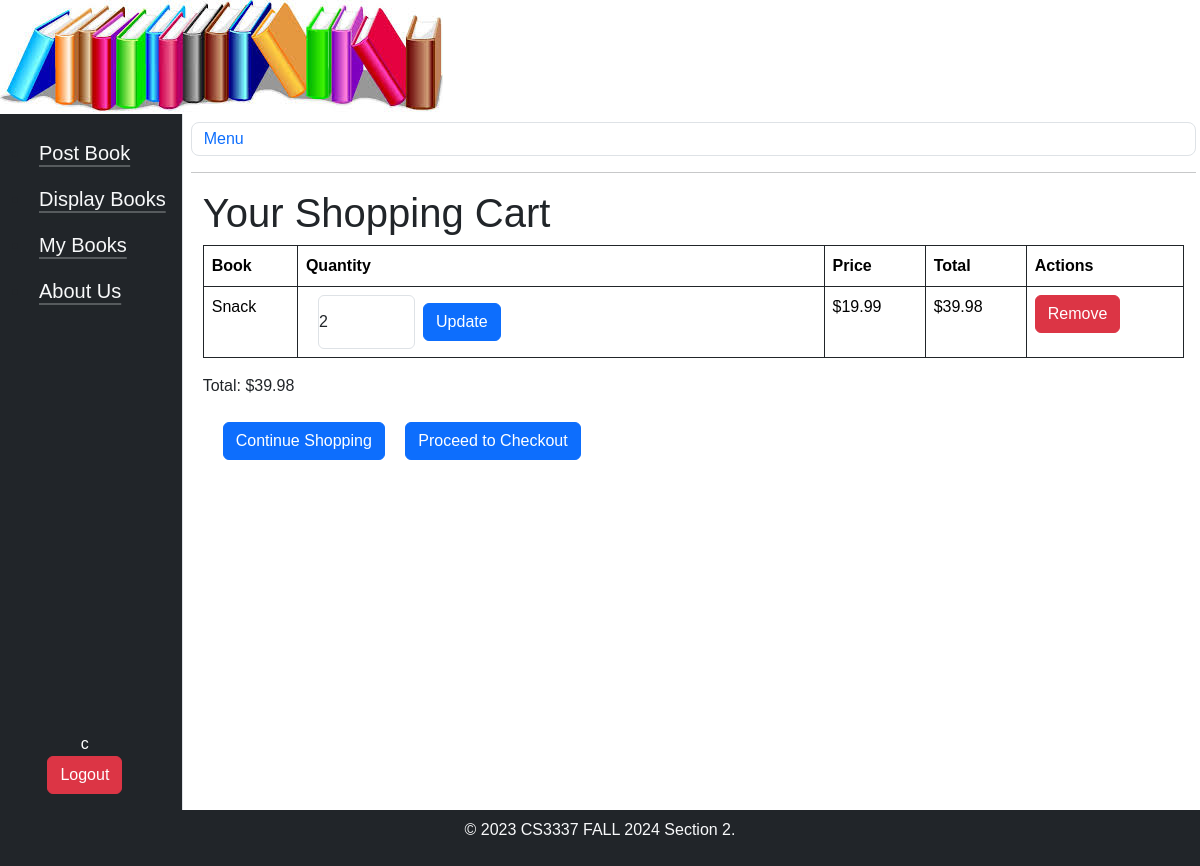
The app's page /cart/ (signed in) with its own data.
### bookMng/models.py (models this page shows, shortened)
class MainMenu(models.Model):
    item = models.CharField(max_length=200,unique=True)
    link = models.CharField(max_length=200,unique=True)

class CartItem(models.Model):
    user = models.ForeignKey(User, on_delete=models.CASCADE)
    book = models.ForeignKey(Book, on_delete=models.CASCADE)
    quantity = models.PositiveIntegerField(default=1)
    def total_price(self):
        return self.quantity * self.book.price  # Calculate total price based on quantity

class Book(models.Model):
    name = models.CharField(max_length=200)
    web = models.URLField(max_length=200)
    price = models.DecimalField(decimal_places=2, max_digits=8)
    publishdate = models.DateField(auto_now=True)
    picture = models.FileField(upload_to='bookEx/static/uploads')
    pic_path = models.CharField(max_length=300, editable=False, blank=True)
    username = models.ForeignKey(User, blank=True, null=True, on_delete=models.CASCADE)
    ratings = models.IntegerField(default=0)
    ratingscount = models.IntegerField(default=0)
    overallrating = models.IntegerField(default=0)

### bookMng/views.py (the view)
# urls.py: path('cart/', views.cart_view, name='cart_view'),
def cart_view(request):
    cart_items = CartItem.objects.filter(user=request.user)
    total = sum(item.total_price() for item in cart_items)
    return render(request, 'bookMng/cart.html', {'item_list': MainMenu.objects.all(),'cart_items': cart_items, 'total': total})

### bookEx/templates/bookMng/cart.html (shortened to what this page needs)
{% extends "base.html" %}
{% load static %}
{% block sidenav %}
    {% for item in item_list %}
    <li class="nav-item py-2 ps-2 fs-5 "><a class="link-light link-offset-2 link-underline-opacity-25 link-underline-opacity-100-hover" href="{{ item.link }}">{{ item.item }}</a></li>
    {% endfor %}
{% endblock sidenav %}
{% block content %}
        <h1>Your Shopping Cart</h1>
        <div class="container p-0 m-0">
        {% if cart_items %}
        <table class="table col p-3 table-bordered border-dark table-hover">
            <thead>
                <tr>
                    <th>Book</th>
                    <th>Quantity</th>
                    <th>Price</th>
                    <th>Total</th>
                    <th>Actions</th>
                </tr>
            </thead>
            <tbody>
                {% for item in cart_items %}
                <tr>
                    <td>{{ item.book.name }}</td>
                    <td>
                        <form action="{% url 'update_cart' item.id %}" method="POST">
                            <div class="container">
                            <input class="form-control m-0 p-0" type="number" name="quantity" value="{{ item.quantity }}" min="1" style="width: 20%;">
                            <button type="submit" class="btn btn-primary m-2">Update</button>
                            </div>
                        </form>
                    </td>
                    <td>${{ item.book.price }}</td>
                    <td>${{ item.total_price }}</td>
                    <td><a href="{% url 'remove_from_cart' item.id %}" class="btn btn-danger">Remove</a></td>
                </tr>
                {% endfor %}
            </tbody>
        </table>
        </div>
            <p class="total">Total: ${{ total }}</p>
        <div class="container-fluid mb-4">
            <a href="{% url 'displaybooks' %}" class="btn btn-primary m-2">Continue Shopping</a>
            <a href="{% url 'checkout' %}" class="btn btn-primary m-2">Proceed to Checkout</a>
        </div>
        {% endif %}
{% endblock content %}

### bookEx/templates/base.html (shortened to what this page needs)
{% load static %}
<!DOCTYPE html>
<html lang="en">
<head>
    <link href="https://cdn.jsdelivr.net/npm/bootstrap@5.3.3/dist/css/bootstrap.min.css" rel="stylesheet">
    <link rel="stylesheet" href="{% static 'main.css' %}">
</head>
<body class="d-flex flex-column" style="min-height: 100vh; margin: 0;">
    <div class="banner">
        <img src="{% static 'banner.jpeg' %}" alt="Banner Image" class="img-fluid" style="max-width: 100%; height: auto;">
    </div>
    <div class="container-fluid flex-grow-1 d-flex flex-column p-0">
        <div class="row flex-grow-1 d-flex overflow-hidden flex-nowrap">
            <div class="col-auto px-0">
                <div id="sidebar-1" class="collapse collapse-horizontal show border-end">
                    <div id="sidebar-nav"
                     class="list-group border-0 rounded-0 text-sm-start bg-dark d-flex flex-column p-3"
                     style="flex-grow: 1; height: 87vh; overflow-x: hidden;">
                    {% block sidenav %}{% endblock sidenav %}
                    <div class="mt-auto d-flex flex-column align-items-center justify-content-center">
                        {% if user.is_authenticated %}
                            <span class="text-white">{{ user.username }}</span>
                            <form action="{% url 'logout' %}?next=/" method="post">
                                <button type="submit" class="btn btn-danger">Logout</button>
                            </form>
                        {% else %}
                            <span class="text-white me-5">Not Logged In</span>
                            <form action="{% url 'login' %}?next=/" method="post">
                                {% csrf_token %}
                                <button type="submit" class="btn btn-primary ms-2">Login</button>
                            </form>
                        {% endif %}
                    </div>
                </div>
                </div>
            </div>
            <main class="col ps-md-2 pt-2 px-3 d-flex flex-column" style="flex-grow: 1; overflow-y: auto;">
                <a href="#" data-bs-target="#sidebar-1" data-bs-toggle="collapse" class="border rounded-3 p-1 text-decoration-none ">
                    <i class="bi bi-list py-2 p-1"></i> Menu
                </a>
                <hr>
                <div class="row">
                    <div class="main-content col-12 px-4">
                        {% block content %}{% endblock content %}
                    </div>
                </div>
            </main>
        </div>
    </div>
    <div class="footer mt-auto py-2 text-center bg-dark text-light">
        <p>&copy; 2023 CS3337 FALL 2024 Section 2.</p>
    </div>
</body>
</html>

### bookEx/static/main.css (style rules this page uses)
body { font-family: times-new-roman, Arial, sans-serif; margin: 0; padding: 0; overflow-x: hidden; }
html { margin: 0; padding: 0; overflow-x: hidden; }
.container { display: flex; }
.footer { background-color: #333; color: #fff; text-align: center; padding: 10px 0; }

### records on screen
MainMenu: item "Post Book"
MainMenu: item "Display Books"
MainMenu: item "My Books"
MainMenu: item "About Us"
CartItem: book.name "Snack", quantity "2", book.price "19.99", total_price "39.98"

### other values on screen
{{ user.username }} "c"
{{ total }} "39.98"
